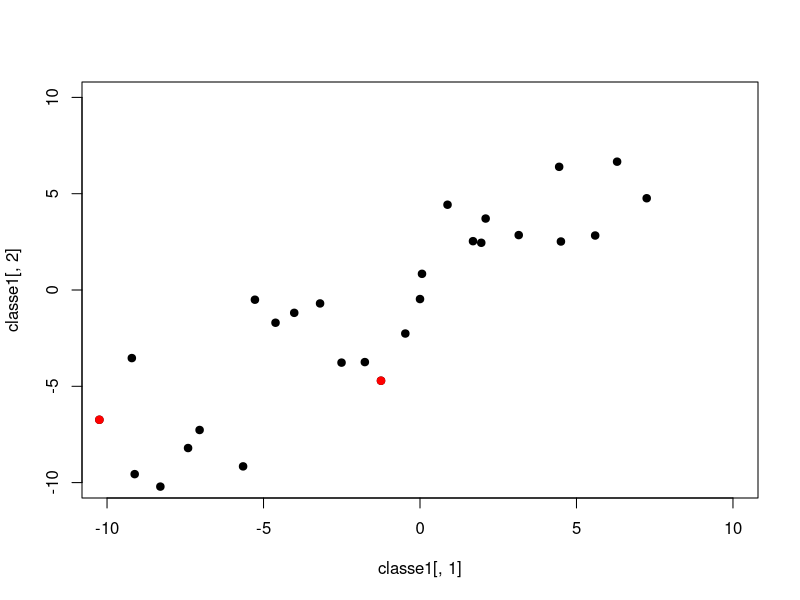
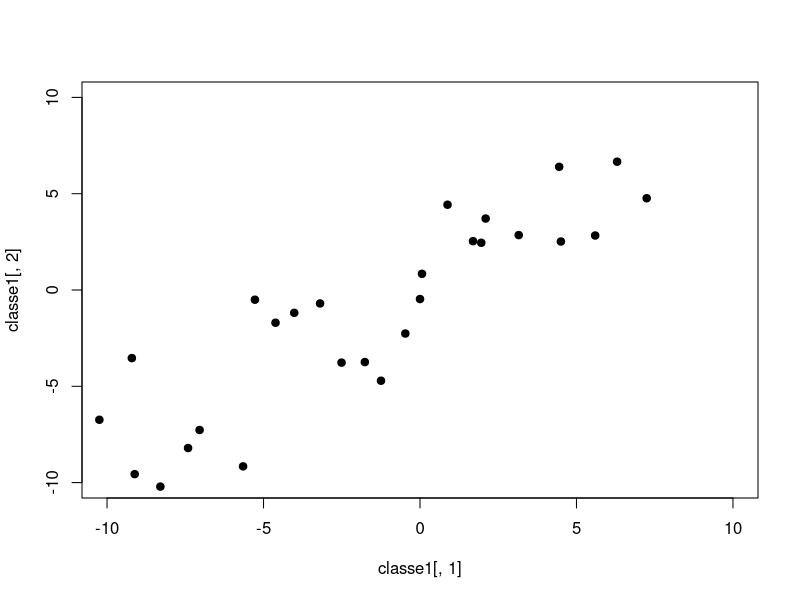
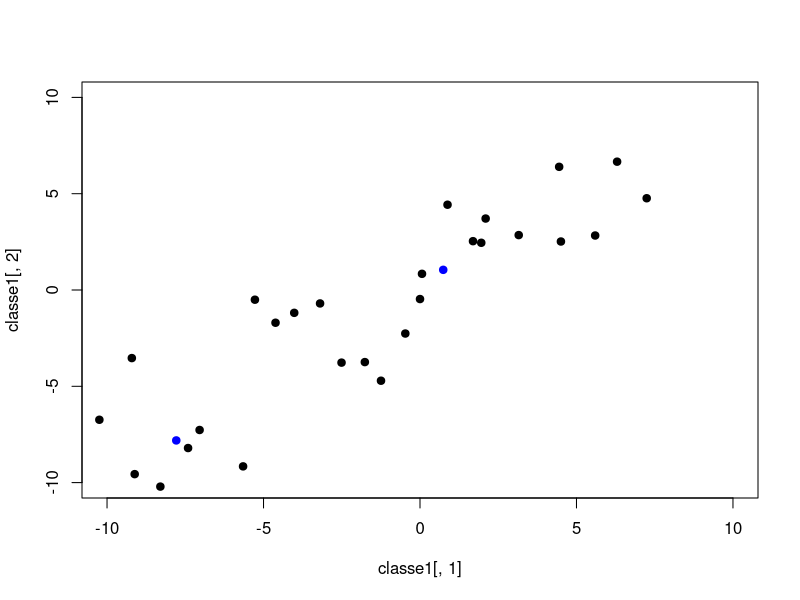
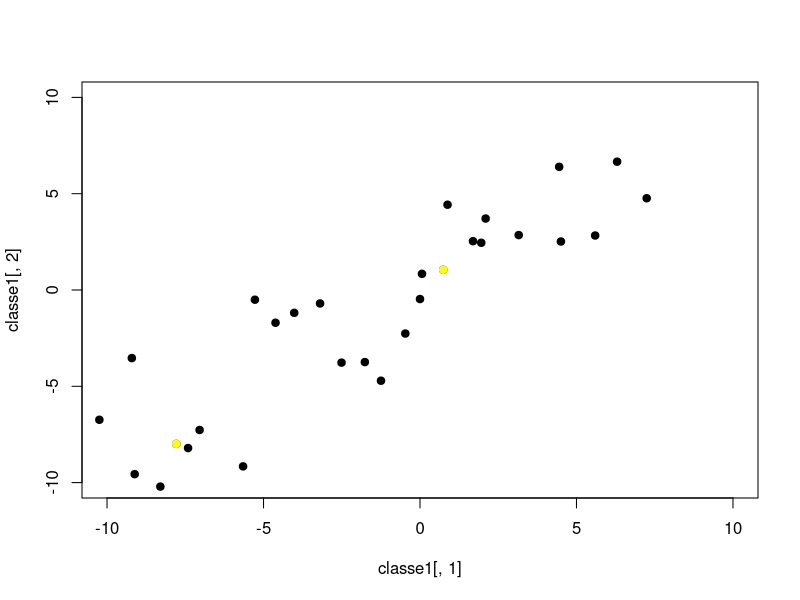

The R source for these figures, in order:

rm(list = ls())
# set.seed(123)
library("MASS")

media1 <- rep(4, 2)
sigma1 <- diag(2)*3
N1 <- 10 # numero de elementos da classe 1
classe1 <- mvrnorm(n = N1, media1, sigma1)

media2 <- rep(-2, 2)
sigma2 <- diag(2)*3
N2 <- 10 # numero de elementos da classe 2
classe2 <- mvrnorm(n = N2, media2, sigma2)

media3 <- rep(-8, 2)
sigma3 <- diag(2)*3
N3 <- 10 # numero de elementos da classe 1
classe3 <- mvrnorm(n = N3, media3, sigma3)

plot(classe1[,1],classe1[,2],type = "p",xlim = c(-10,10), ylim = c(-10,10),pch=19)
points(classe2[,1],classe2[,2],type = "p",pch=19)
points(classe3[,1],classe3[,2],type = "p",pch=19)

# juntando as duas classes em uma unica base de dados
baseDados <- rbind(classe1,classe2, classe3)

k <-3
grupos <- matrix(nrow = nrow(baseDados), ncol = 1)
medias <- matrix(nrow = k, ncol = ncol(baseDados))
mediasAtuais <- matrix(nrow = k, ncol = ncol(baseDados))
distancias <- matrix(nrow = nrow(baseDados), ncol = k)
# centros <- matrix(nrow = k, ncol = 2)
epocas <- 1

repeat {

    
  for (i in 1:k) {
    
    # plot(classe1[,1],classe1[,2],type = "p",xlim = c(-10,10), ylim = c(-10,10),pch=19)
    # points(classe2[,1],classe2[,2],type = "p",pch=19)  
    if (epocas == 1) {
      x <- baseDados[sample(nrow(baseDados), 1),]
      x <- t(as.matrix(x))
      points(x[1,1], x[1,2], type = "p", col= "red", pch=19)
    }
    else{
      x <- mediasAtuais[i,]
      x <- t(as.matrix(x))

      # points(x[1,1], x[1,2], type = "p", col= "blue", pch=19)
      Sys.sleep(2)
    }

    for (j in c(1:nrow(baseDados))){
      
      distancias[j,i] <- dist(rbind(x,baseDados[j,]))   
    } 
  }

  
  for (i in 1:nrow(distancias)) {
    grupos[i] <- which.min(distancias[i,])
    
  }
  
  
  for (i in 1:k) {
    aux <- baseDados[grupos == i,]
    mediasAtuais[i,] <- colMeans(aux)
  }
  
  plot(classe1[,1],classe1[,2],type = "p",xlim = c(-10,10), ylim = c(-10,10),pch=19)
  points(classe2[,1],classe2[,2],type = "p",pch=19)  
  points(classe3[,1],classe3[,2],type = "p",pch=19)
  points(mediasAtuais[,1], medias[,2], type = "p", col= "blue", pch=19)
  
  print(epocas)
  if (epocas != 1) {
   erro <- mean(colMeans(abs(mediasAtuais-medias)))
   print(erro)
   
   if (erro < 0.02) 
     break()
   
   if (epocas == 1000) {
     break()
   }
  }
  

  medias <- mediasAtuais
  epocas <- epocas +1
  
}

points(mediasAtuais[,1], medias[,2], type = "p", col= "yellow", pch=19)

